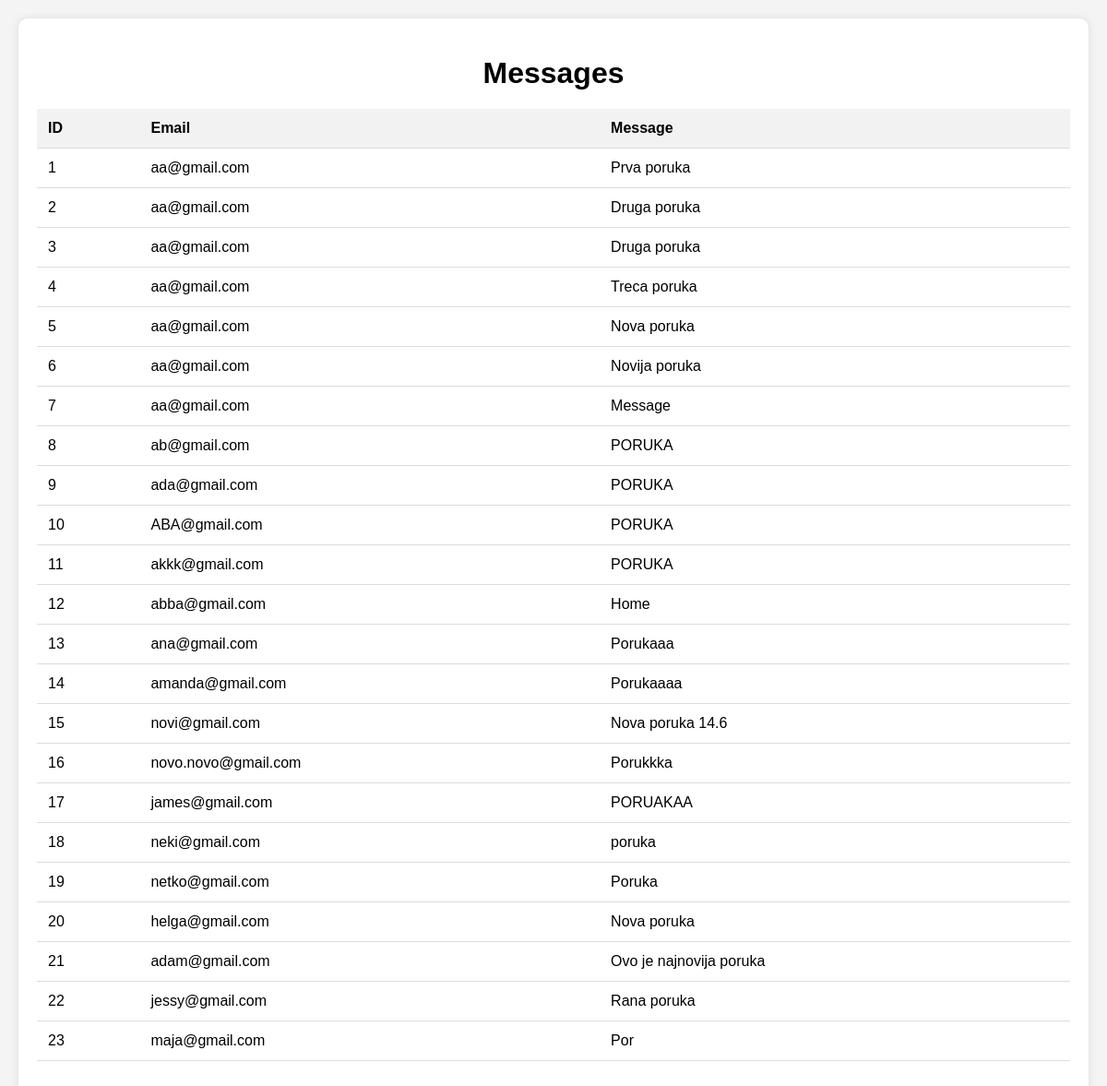
Page /adminMess.php on the committed database.
### tables this page shows
CREATE TABLE `messages` (
  `id` int(11) NOT NULL,
  `email` varchar(255) NOT NULL,
  `message` varchar(255) NOT NULL
);

### adminMess.php (the view, shortened to what this page needs)
<?php
include "conn.php";
$sql = "SELECT * FROM messages";
$result = mysqli_query($conn, $sql);
?>
<!DOCTYPE html>
<html lang="en">
<head>
    <link rel="stylesheet" href="styles\adminPages.css">
</head>
<body>
    <div class="container">
        <h1>Messages</h1>
        <?php
        if (mysqli_num_rows($result) > 0) {
            echo "<table>";
            echo "<tr><th>ID</th><th>Email</th><th>Message</th></tr>";
            while ($row = mysqli_fetch_assoc($result)) {
                echo "<tr>";
                echo "<td>" . htmlspecialchars($row["id"]) . "</td>";
                echo "<td>" . htmlspecialchars($row["email"]) . "</td>";
                echo "<td>" . htmlspecialchars($row["message"]) . "</td>";
                echo "</tr>";
            }
            echo "</table>";
        } else {
            echo "<p>No messages found.</p>";
        }
        ?>
    </div>
</body>
</html>

### styles/adminPages.css (style rules this page uses)
body { font-family: Arial, sans-serif; background-color: #f4f4f4; margin: 0; padding: 20px; }
table { width: 100%; border-collapse: collapse; margin-bottom: 20px; }
th, td { padding: 12px; text-align: left; border-bottom: 1px solid #ddd; }
th { background-color: #f2f2f2; }
.container { background-color: #fff; padding: 20px; border-radius: 10px; box-shadow: 0 0 10px rgba(0, 0, 0, 0.1); }
h1 { text-align: center; margin-bottom: 20px; }

### rows in the picture
messages: id "1", email "aa@gmail.com", message "Prva poruka"
messages: id "2", email "aa@gmail.com", message "Druga poruka"
messages: id "3", email "aa@gmail.com", message "Druga poruka"
messages: id "4", email "aa@gmail.com", message "Treca poruka"
messages: id "5", email "aa@gmail.com", message "Nova poruka"
messages: id "6", email "aa@gmail.com", message "Novija poruka"
messages: id "7", email "aa@gmail.com", message "Message"
messages: id "8", email "ab@gmail.com", message "PORUKA"
messages: id "9", email "ada@gmail.com", message "PORUKA"
messages: id "10", email "ABA@gmail.com", message "PORUKA"
messages: id "11", email "akkk@gmail.com", message "PORUKA"
messages: id "12", email "abba@gmail.com", message "Home"
messages: id "13", email "ana@gmail.com", message "Porukaaa"
messages: id "14", email "amanda@gmail.com", message "Porukaaaa"
messages: id "15", email "novi@gmail.com", message "Nova poruka 14.6"
messages: id "16", email "novo.novo@gmail.com", message "Porukkka"
messages: id "17", email "james@gmail.com", message "PORUAKAA"
messages: id "18", email "neki@gmail.com", message "poruka"
messages: id "19", email "netko@gmail.com", message "Poruka"
messages: id "20", email "helga@gmail.com", message "Nova poruka"
messages: id "21", email "adam@gmail.com", message "Ovo je najnovija poruka"
messages: id "22", email "jessy@gmail.com", message "Rana poruka"
messages: id "23", email "maja@gmail.com", message "Por"
